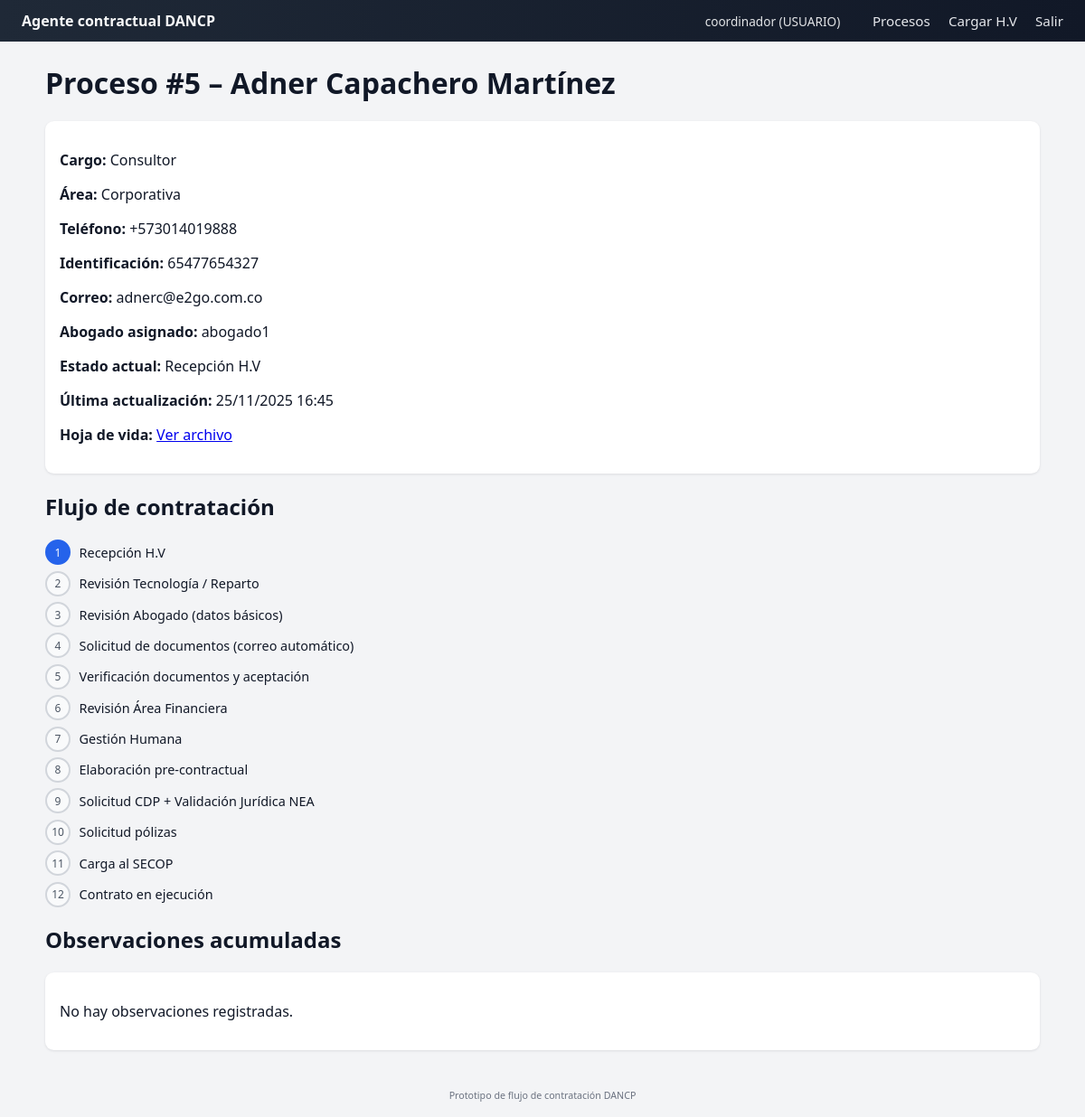
The page /proceso/5 (signed in) on the database its author committed.
### app.py (models this page shows, shortened)
class User(db.Model, UserMixin):
    __tablename__ = "usuarios"
    id = db.Column(db.Integer, primary_key=True)
    username = db.Column(db.String(80), unique=True, nullable=False)
    password_hash = db.Column(db.String(255), nullable=False)
    rol = db.Column(db.String(20), nullable=False)  # "USUARIO" o "ABOGADO"
    procesos_abogado = db.relationship(
        "ProcesoContratacion",
        back_populates="abogado",
        lazy="dynamic",
    )

class ProcesoContratacion(db.Model):
    __tablename__ = "procesos_contratacion"
    id = db.Column(db.Integer, primary_key=True)
    nombre_candidato = db.Column(db.String(120), nullable=False)
    telefono = db.Column(db.String(50))
    identificacion = db.Column(db.String(50))
    correo = db.Column(db.String(120))
    cargo = db.Column(db.String(120), nullable=False)
    area = db.Column(db.String(120))
    cv_filename = db.Column(db.String(255))  # archivo almacenado
    estado_index = db.Column(db.Integer, default=0)
    observaciones = db.Column(db.Text)
    abogado_id = db.Column(db.Integer, db.ForeignKey("usuarios.id"))
    abogado = db.relationship("User", back_populates="procesos_abogado")
    fecha_creacion = db.Column(db.DateTime, default=datetime.utcnow)
    fecha_actualizacion = db.Column(
        db.DateTime, default=datetime.utcnow, onupdate=datetime.utcnow
    )
    def estado_actual(self) -> str:
        try:
            return ESTADOS_PROCESO[self.estado_index]
        except IndexError:
            return "Desconocido"

### app.py (the view)
@app.route("/proceso/<int:proceso_id>")
@login_required
def detalle_proceso(proceso_id):
    proceso = ProcesoContratacion.query.get_or_404(proceso_id)
    if current_user.rol == "ABOGADO" and proceso.abogado_id != current_user.id:
        flash("No puedes ver procesos asignados a otro abogado.", "error")
        return redirect(url_for("index"))
    return render_template(
        "detalle_proceso.html",
        proceso=proceso,
        ESTADOS=ESTADOS_PROCESO,
    )

### app.py (called while the page is built)
@login_manager.user_loader
def load_user(user_id):
    return User.query.get(int(user_id))

### templates/detalle_proceso.html (shortened to what this page needs)
{% extends "base.html" %}
{% block content %}
<h1>Proceso #{{ proceso.id }} – {{ proceso.nombre_candidato }}</h1>
<div class="card">
    <p><strong>Cargo:</strong> {{ proceso.cargo }}</p>
    <p><strong>Área:</strong> {{ proceso.area or "-" }}</p>
    <p><strong>Teléfono:</strong> {{ proceso.telefono or "-" }}</p>
    <p><strong>Identificación:</strong> {{ proceso.identificacion or "-" }}</p>
    <p><strong>Correo:</strong> {{ proceso.correo or "-" }}</p>
    <p><strong>Abogado asignado:</strong> {{ proceso.abogado.username if proceso.abogado else "-" }}</p>
    <p><strong>Estado actual:</strong> {{ proceso.estado_actual() }}</p>
    <p><strong>Última actualización:</strong>
        {{ proceso.fecha_actualizacion.strftime("%d/%m/%Y %H:%M") if proceso.fecha_actualizacion else "-" }}
    </p>
    {% if proceso.cv_filename %}
        <p><strong>Hoja de vida:</strong>
           <a href="{{ url_for('static', filename='uploads/' ~ proceso.cv_filename) }}" target="_blank">
               Ver archivo
           </a>
        </p>
    {% endif %}
</div>
<h2>Flujo de contratación</h2>
<ul class="timeline">
    {% for estado in ESTADOS %}
        {% set idx = loop.index0 %}
        <li class="{% if idx < proceso.estado_index %}done{% elif idx == proceso.estado_index %}current{% endif %}">
            <span class="step-index">{{ loop.index }}</span>
            <span class="step-name">{{ estado }}</span>
        </li>
    {% endfor %}
</ul>
<h2>Observaciones acumuladas</h2>
<div class="card">
    {% if proceso.observaciones %}
        <pre class="observaciones">{{ proceso.observaciones }}</pre>
    {% else %}
        <p>No hay observaciones registradas.</p>
    {% endif %}
</div>
{% endblock %}

### templates/base.html (shortened to what this page needs)
<!DOCTYPE html>
<html lang="es">
<head>
    <link rel="stylesheet" href="{{ url_for('static', filename='css/styles.css') }}">
</head>
<body>
<nav class="navbar">
    <div class="navbar-brand">Agente contractual DANCP</div>
    <div class="navbar-links">
        {% if current_user.is_authenticated %}
            <span class="navbar-user">
                {{ current_user.username }} ({{ current_user.rol }})
            </span>
            <a href="{{ url_for('index') }}">Procesos</a>
            {% if current_user.rol == 'USUARIO' %}
                <a href="{{ url_for('cargar_cv') }}">Cargar H.V</a>
            {% endif %}
            <a href="{{ url_for('logout') }}">Salir</a>
        {% else %}
            <a href="{{ url_for('login') }}">Iniciar sesión</a>
        {% endif %}
    </div>
</nav>
<main class="container">
    {% block content %}{% endblock %}
</main>
<footer class="footer">
    <small>Prototipo de flujo de contratación DANCP</small>
</footer>
</body>
</html>

### static/css/styles.css (style rules this page uses)
body { font-family: system-ui, -apple-system, BlinkMacSystemFont, "Segoe UI", sans-serif; margin: 0; background: #f3f4f6; color: #111827; }
.navbar { display: flex; justify-content: space-between; padding: 0.75rem 1.5rem; background: linear-gradient(90deg, #1f2937, #111827); color: #f9fafb; }
.navbar a { color: #e5e7eb; margin-left: 1rem; text-decoration: none; font-size: 0.95rem; }
.navbar-brand { font-weight: 600; }
.navbar-user { margin-right: 1rem; font-size: 0.85rem; opacity: 0.9; }
.container { max-width: 1100px; margin: 1.5rem auto; padding: 0 1rem; }
.footer { text-align: center; padding: 1rem; font-size: 0.8rem; color: #6b7280; }
.form-card, .card { background: #ffffff; padding: 1rem; border-radius: 0.6rem; box-shadow: 0 1px 3px rgb(15 23 42 / 0.1); margin-top: 1rem; }
.timeline { list-style: none; padding-left: 0; margin: 1rem 0; }
.timeline li { display: flex; align-items: center; margin-bottom: 0.4rem; }
.step-index { width: 1.5rem; height: 1.5rem; border-radius: 999px; display: flex; align-items: center; justify-content: center; font-size: 0.75rem; margin-right: 0.6rem; border: 2px solid #d1d5db; background: #f9fafb; color: #4b5563; }
.timeline li.current .step-index { background: #2563eb; border-color: #2563eb; color: white; }
.step-name { font-size: 0.9rem; }

### rows shown on the page
User: username "coordinador", rol "USUARIO"
ProcesoContratacion: id "5", nombre_candidato "Adner Capachero Martínez", cargo "Consultor", area "Corporativa", telefono "+573014019888", identificacion "65477654327", correo "adnerc@e2go.com.co", estado_actual "Recepción H.V", fecha_actualizacion "25/11/2025 16:45"
User: abogado "abogado1"

### other values the page prints
{{ estado }} "Recepción H.V" "Revisión Tecnología / Reparto" "Revisión Abogado (datos básicos)" "Solicitud de documentos (correo automático)" "Verificación documentos y aceptación" "Revisión Área Financiera" "Gestión Humana" "Elaboración pre-contractual" "Solicitud CDP + Validación Jurídica NEA" "Solicitud pólizas" "Carga al SECOP" "Contrato en ejecución"
